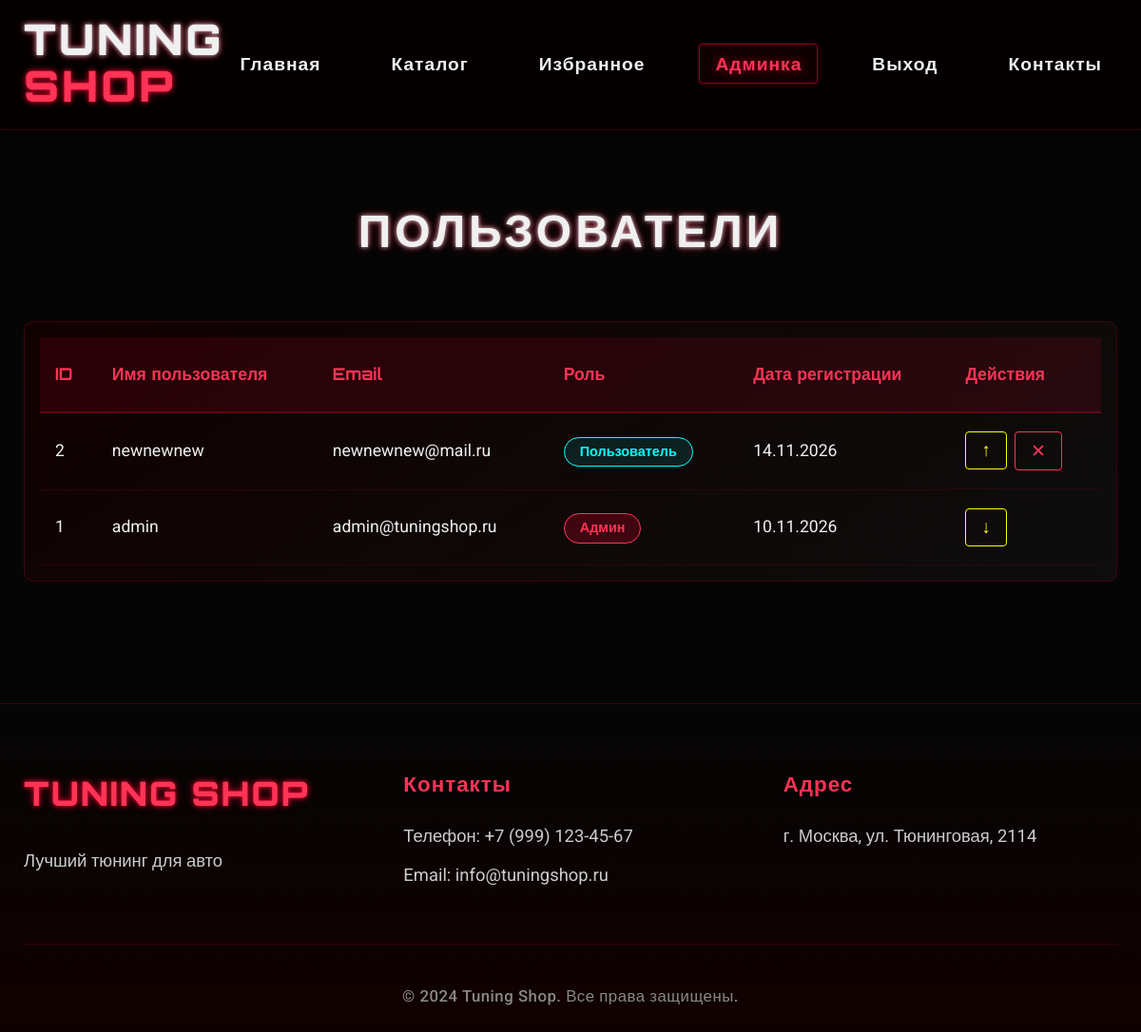
Page /admin/users (signed in) on the committed database.
### models.py (models this page shows, shortened)
class User(UserMixin, db.Model):
    __tablename__ = "users"
    id = db.Column(db.Integer, primary_key=True)
    username = db.Column(
        db.String(80),
        unique=True,
        nullable=False,
        index=True,
    )
    email = db.Column(
        db.String(120),
        unique=True,
        nullable=False,
        index=True,
    )
    password_hash = db.Column(db.String(255), nullable=False)
    is_admin = db.Column(db.Boolean, default=False, nullable=False)
    created_at = db.Column(
        db.DateTime,
        default=datetime.utcnow,
        nullable=False,
    )
    favorites = db.relationship(
        "Favorite",
        back_populates="user",
        cascade="all, delete-orphan",
        passive_deletes=True,
    )

### app.py (the view)
@app.route("/admin/users")
@admin_required
def admin_users():
    users = User.query.order_by(User.created_at.desc()).all()
    return render_template("admin/users.html", users=users)

### app.py (called while the page is built)
@login_manager.user_loader
def load_user(user_id):
    try:
        return db.session.get(User, int(user_id))
    except (TypeError, ValueError):
        return None

def admin_required(view):
    @wraps(view)
    def wrapped_view(*args, **kwargs):
        if not current_user.is_authenticated or not current_user.is_admin:
            flash("Доступ запрещён. Требуются права администратора.", "error")
            return redirect(url_for("index"))
        return view(*args, **kwargs)
    return wrapped_view

### templates/admin/users.html (shortened to what this page needs)
{% extends "base.html" %}
{% block content %}
<section class="admin-section">
    <div class="container">
        <h1 class="page-title">
            <span class="neon-text">ПОЛЬЗОВАТЕЛИ</span>
        </h1>
        <div class="admin-table-wrapper">
            <table class="admin-table">
                <thead>
                    <tr>
                        <th>ID</th>
                        <th>Имя пользователя</th>
                        <th>Email</th>
                        <th>Роль</th>
                        <th>Дата регистрации</th>
                        <th>Действия</th>
                    </tr>
                </thead>
                <tbody>
                    {% for user in users %}
                    <tr>
                        <td>{{ user.id }}</td>
                        <td>{{ user.username }}</td>
                        <td>{{ user.email }}</td>
                        <td>
                            {% if user.is_admin %}
                            <span class="badge badge-admin">Админ</span>
                            {% else %}
                            <span class="badge badge-user">Пользователь</span>
                            {% endif %}
                        </td>
                        <td>{{ user.created_at.strftime('%d.%m.%Y') }}</td>
                        <td class="actions">
                            <form action="{{ url_for('admin_toggle_user', user_id=user.id) }}" method="POST" style="display: inline;">
                                <button type="submit" class="btn-action btn-toggle" title="Изменить роль">
                                    {% if user.is_admin %}↓{% else %}↑{% endif %}
                                </button>
                            </form>
                            {% if user.id != current_user.id %}
                            <form action="{{ url_for('admin_delete_user', user_id=user.id) }}" method="POST" style="display: inline;" onsubmit="return confirm('Удалить пользователя?');">
                                <button type="submit" class="btn-action btn-delete">✕</button>
                            </form>
                            {% endif %}
                        </td>
                    </tr>
                    {% endfor %}
                </tbody>
            </table>
        </div>
    </div>
</section>
{% endblock %}

### static/css/style.css (style rules this page uses)
:root { --black: #050505; --dark-red: #120000; --red: #cc0000; --bright-red: #ff1a1a; --neon-red: #ff0033; --dark-gray: #0f0f0f; --gray: #1a1a1a; --light-gray: #2a2a2a; --white: #f0f0f0; --neon-glow: 0 0 5px rgba(255, 0, 51, 0.6), 0 0 10px rgba(255, 0, 51, 0.3); --neon-glow-soft: 0 0 3px rgba(255, 0, 51, 0.5); --neon-border: 1px solid rgba(255, 0, 51, 0.3); }
* { margin: 0; padding: 0; box-sizing: border-box; }
body { font-family: 'Roboto', sans-serif; font-size: 18px; background-color: var(--black); color: var(--white); line-height: 1.7; overflow-x: hidden; }
.container { max-width: 1280px; margin: 0 auto; padding: 0 25px; }
.neon-text { color: var(--white); text-shadow: 0 0 5px rgba(255, 255, 255, 0.8), 0 0 10px rgba(255, 0, 51, 0.5); }
.section-title, .page-title { font-family: 'Orbitron', sans-serif; font-size: 3rem; text-align: center; margin-bottom: 3.5rem; letter-spacing: 4px; }
.admin-section { padding: 4rem 0; }
.admin-table-wrapper { overflow-x: auto; background: linear-gradient(145deg, #110000 0%, #0d0d0d 100%); border: 1px solid rgba(255, 0, 51, 0.2); border-radius: 10px; padding: 1rem; }
.admin-table { width: 100%; border-collapse: collapse; font-size: 1.1rem; }
.admin-table thead { background: rgba(255, 0, 51, 0.1); }
.admin-table th { padding: 1.5rem 1rem; text-align: left; font-family: 'Orbitron', sans-serif; font-size: 1.1rem; color: #ff3355; border-bottom: 2px solid rgba(255, 0, 51, 0.3); }
.admin-table td { padding: 1.2rem 1rem; border-bottom: 1px solid rgba(255, 0, 51, 0.1); }
.admin-table .actions { display: flex; gap: 0.5rem; }
.btn-action { padding: 0.5rem 1rem; border: 1px solid; background: transparent; cursor: pointer; transition: all 0.3s; font-size: 1.2rem; border-radius: 4px; text-decoration: none; display: inline-block; }
.btn-delete { border-color: #ff3355; color: #ff3355; }
.btn-toggle { border-color: #ffff00; color: #ffff00; }
.badge { padding: 0.4rem 1rem; border-radius: 20px; font-size: 0.9rem; font-weight: 700; }
.badge-admin { background: rgba(255, 0, 51, 0.2); color: #ff3355; border: 1px solid #ff3355; }
.badge-user { background: rgba(0, 255, 255, 0.1); color: #00ffff; border: 1px solid #00ffff; }

### rows in the picture
User: id "2", username "newnewnew", email "newnewnew@mail.ru", is_admin "Пользователь", created_at "14.11.2026"
User: id "1", username "admin", email "admin@tuningshop.ru", is_admin "Админ", created_at "10.11.2026"
